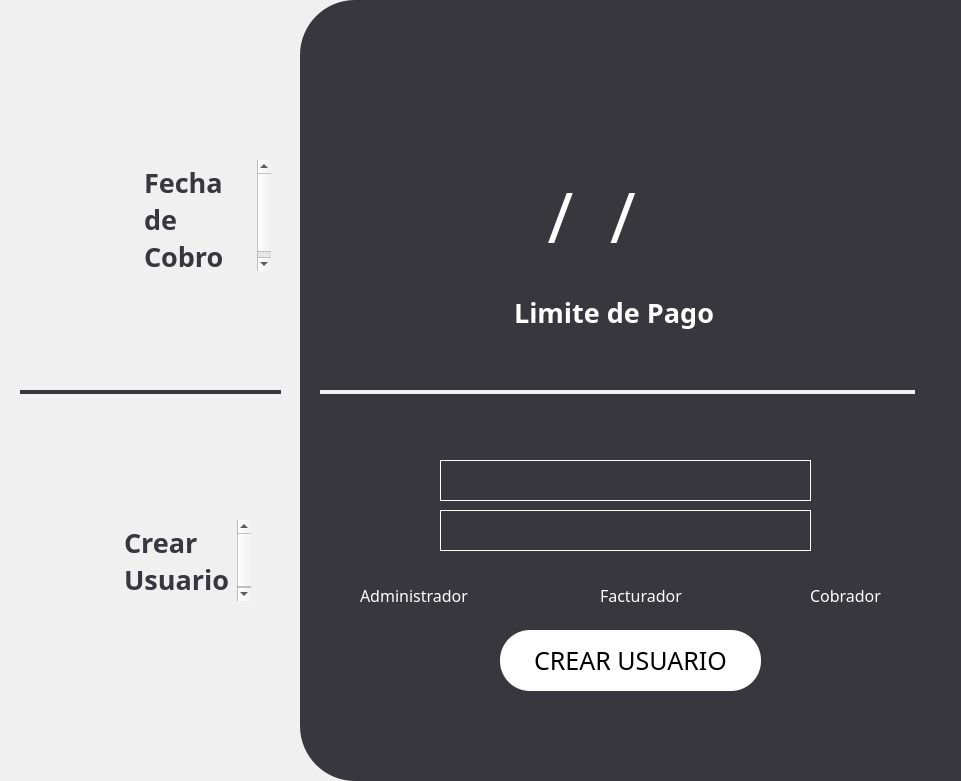
  <widget class="QFrame" name="frame_white">
   <property name="geometry">
    <rect>
     <x>340</x>
     <y>0</y>
     <width>961</width>
     <height>781</height>
    </rect>
   </property>
   <property name="styleSheet">
    <string notr="true">QFrame {
    border: none;       /* Color y grosor del borde */
    border-radius: 55px;          /* Radio de las esquinas */
    background-color: #f0f0f0;    /* Color de fondo */
    margin: 0px;                  /* Margen externo a 0 */
    padding: 0px;                 /* Espaciado interno a 0 */
}

</string>
   </property>
   <property name="frameShape">
    <enum>QFrame::StyledPanel</enum>
   </property>
   <property name="frameShadow">
    <enum>QFrame::Raised</enum>
   </property>
   <widget class="QFrame" name="frame_white_grey">
    <property name="geometry">
     <rect>
      <x>300</x>
      <y>0</y>
      <width>961</width>
      <height>781</height>
     </rect>
    </property>
    <property name="styleSheet">
     <string notr="true">QFrame {
    border: none;       /* Color y grosor del borde */
    border-radius: 55px;          /* Radio de las esquinas */
    background-color: #37373d;    /* Color de fondo */
    margin: 0px;                  /* Margen externo a 0 */
    padding: 0px;                 /* Espaciado interno a 0 */
}

</string>
    </property>
    <property name="frameShape">
     <enum>QFrame::StyledPanel</enum>
    </property>
    <property name="frameShadow">
     <enum>QFrame::Raised</enum>
    </property>
    <widget class="QFrame" name="frame_9">
     <property name="geometry">
      <rect>
       <x>20</x>
       <y>390</y>
       <width>595</width>
       <height>4</height>
      </rect>
     </property>
     <property name="styleSheet">
      <string notr="true">QFrame {
    border: none;       /* Color y grosor del borde */
    background-color: #f0f0f0;    /* Color de fondo */
}

</string>
     </property>
     <property name="frameShape">
      <enum>QFrame::StyledPanel</enum>
     </property>
     <property name="frameShadow">
      <enum>QFrame::Raised</enum>
     </property>
    </widget>
    <widget class="QLineEdit" name="lineEdit">
     <property name="geometry">
      <rect>
       <x>20</x>
       <y>170</y>
       <width>581</width>
       <height>91</height>
      </rect>
     </property>
     <property name="font">
      <font>
       <family>Montserratl</family>
       <pointsize>-1</pointsize>
      </font>
     </property>
     <property name="styleSheet">
      <string notr="true">QLineEdit {
    background: transparent;    /* Quitar el fondo */
    border: none;               /* Quitar el borde */
    color: #FFFFFF;             /* Cambiar el color del texto (ejemplo: blanco) */
    font-family: &quot;Montserratl&quot;;       /* Cambiar el tipo de letra */
    font-size: 70px;            /* Cambiar el tamaño de la fuente */
}</string>
     </property>
     <property name="inputMask">
      <string>99/99/9999</string>
     </property>
     <property name="text">
      <string>//</string>
     </property>
     <property name="alignment">
      <set>Qt::AlignCenter</set>
     </property>
     <property name="readOnly">
      <bool>true</bool>
     </property>
     <property name="placeholderText">
      <string>dd/MM/yyyy</string>
     </property>
     <property name="cursorMoveStyle">
      <enum>Qt::LogicalMoveStyle</enum>
     </property>
    </widget>
    <widget class="QTextBrowser" name="menuOption1_2">
     <property name="geometry">
      <rect>
       <x>210</x>
       <y>290</y>
       <width>231</width>
       <height>51</height>
      </rect>
     </property>
     <property name="palette">
      <palette>
       <active>
        <colorrole role="Button">
         <brush brushstyle="SolidPattern">
          <color alpha="255">
           <red>55</red>
           <green>55</green>
           <blue>61</blue>
          </color>
         </brush>
        </colorrole>
        <colorrole role="Text">
         <brush brushstyle="SolidPattern">
          <color alpha="255">
           <red>255</red>
           <green>255</green>
           <blue>255</blue>
          </color>
         </brush>
        </colorrole>
        <colorrole role="Base">
         <brush brushstyle="SolidPattern">
          <color alpha="255">
           <red>55</red>
           <green>55</green>
           <blue>61</blue>
          </color>
         </brush>
        </colorrole>
        <colorrole role="Window">
         <brush brushstyle="SolidPattern">
          <color alpha="255">
           <red>55</red>
           <green>55</green>
           <blue>61</blue>
          </color>
         </brush>
        </colorrole>
       </active>
       <inactive>
        <colorrole role="Button">
         <brush brushstyle="SolidPattern">
          <color alpha="255">
           <red>55</red>
           <green>55</green>
           <blue>61</blue>
          </color>
         </brush>
        </colorrole>
        <colorrole role="Text">
         <brush brushstyle="SolidPattern">
          <color alpha="255">
           <red>255</red>
           <green>255</green>
           <blue>255</blue>
          </color>
         </brush>
        </colorrole>
        <colorrole role="Base">
         <brush brushstyle="SolidPattern">
          <color alpha="255">
           <red>55</red>
           <green>55</green>
           <blue>61</blue>
          </color>
         </brush>
        </colorrole>
        <colorrole role="Window">
         <brush brushstyle="SolidPattern">
          <color alpha="255">
           <red>55</red>
           <green>55</green>
           <blue>61</blue>
          </color>
         </brush>
        </colorrole>
       </inactive>
       <disabled>
        <colorrole role="Button">
         <brush brushstyle="SolidPattern">
          <color alpha="255">
           <red>55</red>
           <green>55</green>
           <blue>61</blue>
          </color>
         </brush>
        </colorrole>
        <colorrole role="Text">
         <brush brushstyle="SolidPattern">
          <color alpha="255">
           <red>120</red>
           <green>120</green>
           <blue>120</blue>
          </color>
         </brush>
        </colorrole>
        <colorrole role="Base">
         <brush brushstyle="SolidPattern">
          <color alpha="255">
           <red>55</red>
           <green>55</green>
           <blue>61</blue>
          </color>
         </brush>
        </colorrole>
        <colorrole role="Window">
         <brush brushstyle="SolidPattern">
          <color alpha="255">
           <red>55</red>
           <green>55</green>
           <blue>61</blue>
          </color>
         </brush>
        </colorrole>
       </disabled>
      </palette>
     </property>
     <property name="font">
      <font>
       <family>Montserrat</family>
       <pointsize>10</pointsize>
       <weight>75</weight>
       <bold>true</bold>
      </font>
     </property>
     <property name="html">
      <string>&lt;!DOCTYPE HTML PUBLIC &quot;-//W3C//DTD HTML 4.0//EN&quot; &quot;http://www.w3.org/TR/REC-html40/strict.dtd&quot;&gt;
&lt;html&gt;&lt;head&gt;&lt;meta name=&quot;qrichtext&quot; content=&quot;1&quot; /&gt;&lt;style type=&quot;text/css&quot;&gt;
p, li { white-space: pre-wrap; }
&lt;/style&gt;&lt;/head&gt;&lt;body style=&quot; font-family:'Montserrat'; font-size:10pt; font-weight:600; font-style:normal;&quot;&gt;
&lt;p style=&quot; margin-top:0px; margin-bottom:0px; margin-left:0px; margin-right:0px; -qt-block-indent:0; text-indent:0px;&quot;&gt;&lt;span style=&quot; font-size:20pt;&quot;&gt;Limite de Pago&lt;/span&gt;&lt;/p&gt;&lt;/body&gt;&lt;/html&gt;</string>
     </property>
    </widget>
    <widget class="QLineEdit" name="Usuario">
     <property name="geometry">
      <rect>
       <x>140</x>
       <y>460</y>
       <width>371</width>
       <height>41</height>
      </rect>
     </property>
     <property name="font">
      <font>
       <family>Montserratl</family>
       <pointsize>-1</pointsize>
      </font>
     </property>
     <property name="styleSheet">
      <string notr="true">QLineEdit {
    background: transparent;    /* Quitar el fondo */
    border: 1px solid #FFFFFF;               /* Quitar el borde */
    color: #FFFFFF;             /* Cambiar el color del texto (ejemplo: blanco) */
    font-family: &quot;Montserratl&quot;;       /* Cambiar el tipo de letra */
    font-size: 10px;            /* Cambiar el tamaño de la fuente */
}</string>
     </property>
     <property name="inputMask">
      <string/>
     </property>
     <property name="text">
      <string/>
     </property>
     <property name="alignment">
      <set>Qt::AlignCenter</set>
     </property>
    </widget>
    <widget class="QLineEdit" name="Contrasena">
     <property name="geometry">
      <rect>
       <x>140</x>
       <y>510</y>
       <width>371</width>
       <height>41</height>
      </rect>
     </property>
     <property name="font">
      <font>
       <family>Montserratl</family>
       <pointsize>-1</pointsize>
      </font>
     </property>
     <property name="styleSheet">
      <string notr="true">QLineEdit {
    background: transparent;    /* Quitar el fondo */
    border: 1px solid #FFFFFF;               /* Quitar el borde */
    color: #FFFFFF;             /* Cambiar el color del texto (ejemplo: blanco) */
    font-family: &quot;Montserratl&quot;;       /* Cambiar el tipo de letra */
    font-size: 10px;            /* Cambiar el tamaño de la fuente */
}</string>
     </property>
     <property name="inputMask">
      <string/>
     </property>
     <property name="text">
      <string/>
     </property>
     <property name="alignment">
      <set>Qt::AlignCenter</set>
     </property>
    </widget>
    <widget class="QRadioButton" name="AdministradorOption">
     <property name="geometry">
      <rect>
       <x>40</x>
       <y>580</y>
       <width>141</width>
       <height>31</height>
      </rect>
     </property>
     <property name="font">
      <font>
       <family>Montserrat</family>
       <pointsize>12</pointsize>
      </font>
     </property>
     <property name="styleSheet">
      <string notr="true">QRadioButton{
	background: transparent; 
	color: #FFFFFF;
}</string>
     </property>
     <property name="text">
      <string>Administrador</string>
     </property>
    </widget>
    <widget class="QRadioButton" name="FacturadorOption">
     <property name="geometry">
      <rect>
       <x>280</x>
       <y>580</y>
       <width>141</width>
       <height>31</height>
      </rect>
     </property>
     <property name="font">
      <font>
       <family>Montserrat</family>
       <pointsize>12</pointsize>
      </font>
     </property>
     <property name="styleSheet">
      <string notr="true">QRadioButton{
	background: transparent; 
	color: #FFFFFF;
}</string>
     </property>
     <property name="text">
      <string>Facturador</string>
     </property>
    </widget>
    <widget class="QRadioButton" name="CobradorOption">
     <property name="geometry">
      <rect>
       <x>490</x>
       <y>580</y>
       <width>141</width>
       <height>31</height>
      </rect>
     </property>
     <property name="font">
      <font>
       <family>Montserrat</family>
       <pointsize>12</pointsize>
      </font>
     </property>
     <property name="styleSheet">
      <string notr="true">QRadioButton{
	background: transparent; 
	color: #FFFFFF;
}</string>
     </property>
     <property name="text">
      <string>Cobrador</string>
     </property>
    </widget>
    <widget class="QPushButton" name="pushButton">
     <property name="geometry">
      <rect>
       <x>200</x>
       <y>630</y>
       <width>261</width>
       <height>61</height>
      </rect>
     </property>
     <property name="font">
      <font>
       <family>Montserrat</family>
       <pointsize>19</pointsize>
      </font>
     </property>
     <property name="styleSheet">
      <string notr="true">QPushButton{
		background: #FFFFFF; 
		 border-radius: 30px; 
}</string>
     </property>
     <property name="text">
      <string>CREAR USUARIO</string>
     </property>
    </widget>
   </widget>
   <widget class="QLabel" name="perfil">
    <property name="geometry">
     <rect>
      <x>20</x>
      <y>510</y>
      <width>101</width>
      <height>91</height>
     </rect>
    </property>
    <property name="text">
     <string/>
    </property>
    <property name="pixmap">
     <pixmap>../assets/Profile.png</pixmap>
    </property>
    <property name="scaledContents">
     <bool>true</bool>
    </property>
   </widget>
   <widget class="QLabel" name="label_3">
    <property name="geometry">
     <rect>
      <x>20</x>
      <y>170</y>
      <width>101</width>
      <height>111</height>
     </rect>
    </property>
    <property name="text">
     <string/>
    </property>
    <property name="pixmap">
     <pixmap>../assets/Date.png</pixmap>
    </property>
    <property name="scaledContents">
     <bool>true</bool>
    </property>
   </widget>
   <widget class="QTextBrowser" name="FechadeCobtoText">
    <property name="geometry">
     <rect>
      <x>140</x>
      <y>160</y>
      <width>131</width>
      <height>111</height>
     </rect>
    </property>
    <property name="sizePolicy">
     <sizepolicy hsizetype="Expanding" vsizetype="Expanding">
      <horstretch>0</horstretch>
      <verstretch>0</verstretch>
     </sizepolicy>
    </property>
    <property name="font">
     <font>
      <family>Montserrat</family>
     </font>
    </property>
    <property name="toolTipDuration">
     <number>-1</number>
    </property>
    <property name="autoFillBackground">
     <bool>false</bool>
    </property>
    <property name="styleSheet">
     <string notr="true">QTextBrowser {
    background: transparent;  /* Quitar el fondo */
	color:#37373d;
    border: none;             /* Quitar el borde */
	margin: 0;                /* Eliminar márgenes */
}</string>
    </property>
    <property name="html">
     <string>&lt;!DOCTYPE HTML PUBLIC &quot;-//W3C//DTD HTML 4.0//EN&quot; &quot;http://www.w3.org/TR/REC-html40/strict.dtd&quot;&gt;
&lt;html&gt;&lt;head&gt;&lt;meta name=&quot;qrichtext&quot; content=&quot;1&quot; /&gt;&lt;style type=&quot;text/css&quot;&gt;
p, li { white-space: pre-wrap; }
&lt;/style&gt;&lt;/head&gt;&lt;body style=&quot; font-family:'Montserrat'; font-size:8.25pt; font-weight:400; font-style:normal;&quot;&gt;
&lt;p style=&quot; margin-top:0px; margin-bottom:0px; margin-left:0px; margin-right:0px; -qt-block-indent:0; text-indent:0px;&quot;&gt;&lt;span style=&quot; font-family:'MS Shell Dlg 2'; font-size:20pt; font-weight:600;&quot;&gt;Fecha&lt;/span&gt;&lt;/p&gt;
&lt;p style=&quot; margin-top:0px; margin-bottom:0px; margin-left:0px; margin-right:0px; -qt-block-indent:0; text-indent:0px;&quot;&gt;&lt;span style=&quot; font-family:'MS Shell Dlg 2'; font-size:20pt; font-weight:600;&quot;&gt;de&lt;/span&gt;&lt;/p&gt;
&lt;p style=&quot; margin-top:0px; margin-bottom:0px; margin-left:0px; margin-right:0px; -qt-block-indent:0; text-indent:0px;&quot;&gt;&lt;span style=&quot; font-family:'MS Shell Dlg 2'; font-size:20pt; font-weight:600;&quot;&gt;Cobro&lt;/span&gt;&lt;/p&gt;&lt;/body&gt;&lt;/html&gt;</string>
    </property>
   </widget>
   <widget class="QTextBrowser" name="FechadeCobtoText_2">
    <property name="geometry">
     <rect>
      <x>120</x>
      <y>520</y>
      <width>131</width>
      <height>81</height>
     </rect>
    </property>
    <property name="sizePolicy">
     <sizepolicy hsizetype="Expanding" vsizetype="Expanding">
      <horstretch>0</horstretch>
      <verstretch>0</verstretch>
     </sizepolicy>
    </property>
    <property name="font">
     <font>
      <family>Montserrat</family>
     </font>
    </property>
    <property name="toolTipDuration">
     <number>-1</number>
    </property>
    <property name="autoFillBackground">
     <bool>false</bool>
    </property>
    <property name="styleSheet">
     <string notr="true">QTextBrowser {
    background: transparent;  /* Quitar el fondo */
	color:#37373d;
    border: none;             /* Quitar el borde */
	margin: 0;                /* Eliminar márgenes */
}</string>
    </property>
    <property name="html">
     <string>&lt;!DOCTYPE HTML PUBLIC &quot;-//W3C//DTD HTML 4.0//EN&quot; &quot;http://www.w3.org/TR/REC-html40/strict.dtd&quot;&gt;
&lt;html&gt;&lt;head&gt;&lt;meta name=&quot;qrichtext&quot; content=&quot;1&quot; /&gt;&lt;style type=&quot;text/css&quot;&gt;
p, li { white-space: pre-wrap; }
&lt;/style&gt;&lt;/head&gt;&lt;body style=&quot; font-family:'Montserrat'; font-size:8.25pt; font-weight:400; font-style:normal;&quot;&gt;
&lt;p style=&quot; margin-top:0px; margin-bottom:0px; margin-left:0px; margin-right:0px; -qt-block-indent:0; text-indent:0px;&quot;&gt;&lt;span style=&quot; font-family:'MS Shell Dlg 2'; font-size:20pt; font-weight:600;&quot;&gt;Crear&lt;/span&gt;&lt;/p&gt;
&lt;p style=&quot; margin-top:0px; margin-bottom:0px; margin-left:0px; margin-right:0px; -qt-block-indent:0; text-indent:0px;&quot;&gt;&lt;span style=&quot; font-family:'MS Shell Dlg 2'; font-size:20pt; font-weight:600;&quot;&gt;Usuario&lt;/span&gt;&lt;/p&gt;&lt;/body&gt;&lt;/html&gt;</string>
    </property>
   </widget>
   <widget class="QFrame" name="frame_10">
    <property name="geometry">
     <rect>
      <x>20</x>
      <y>390</y>
      <width>261</width>
      <height>4</height>
     </rect>
    </property>
    <property name="styleSheet">
     <string notr="true">QFrame {
    border: none;       /* Color y grosor del borde */
    background-color: #37373d;    /* Color de fondo */
}

</string>
    </property>
    <property name="frameShape">
     <enum>QFrame::StyledPanel</enum>
    </property>
    <property name="frameShadow">
     <enum>QFrame::Raised</enum>
    </property>
   </widget>
  </widget>
